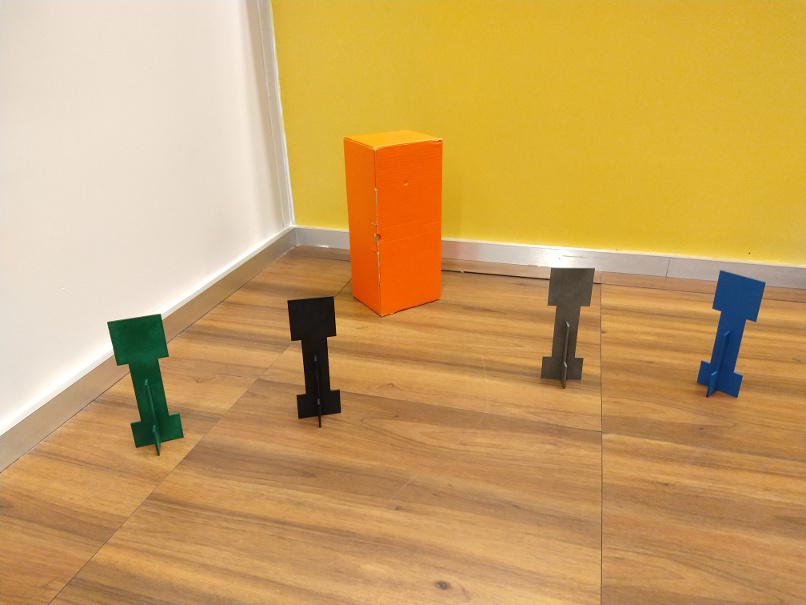
#> input picture aula01/cena_canto_sala.jpg, 806 x 605 px, found by its file name
$ jupyter execute --allow-errors Atividade1_Visao.ipynb   (shell and % lines are left out)
#> lines starting #> are read from the running program, lines starting #| are printed output that depends on the picture
# Entregável 1 - visão computacional

Alunos: Henrique Mualem Marti e Edgard Ortiz

[cell 1]
import cv2
from matplotlib import pyplot as plt
import numpy as np
import time as t
print("OpenCV Version : %s " % cv2.__version__)

# Equalização de histograma

[cell 2]
rintin = cv2.imread("RinTinTin.jpg")
#> (the rest of this cell did not finish here and is left out)

#> (a cell that did not finish here is left out)

#> (a cell that did not finish here is left out)

#> (a cell that did not finish here is left out)

#> (a cell that did not finish here is left out)

#> (a cell that did not finish here is left out)

## Atividade 1

Realize as seguintes atividades:

1. O histograma fornecido aproveita bem as faixas de cores? -Não!
2. Crie uma imagem derivada da imagem fornecida que use melhor a faixa dinâmica, ou seja, tenha o valor dos seus pixels distribuídos entre `0` e `255`.
3. Plote a imagem pedida

[cell 8]
saida = np.zeros((240, 320), dtype=np.uint8)

#> (the rest of this cell did not finish here and is left out)

[cell 9]
plt.hist(saida.flatten(),256,[0,256], color = 'r')
plt.xlim([0,256])
plt.show
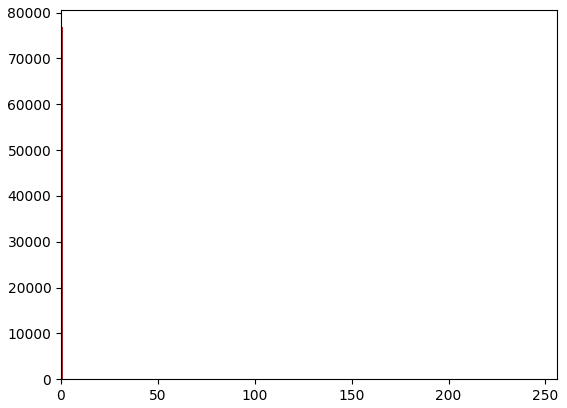
#> figure drawn by matplotlib, 1 panel; tallest bar 76800 high, from x = 0 to 1

[cell 10]
conta = 0
for i in range(saida.shape[0]):
    for j in range(saida.shape[1]):
        if saida[i][j] > 254:
            conta += 1
print(conta)

[cell 11]
saidain = np.zeros((240, 320), dtype=np.uint8)

for i in range(saida.shape[0]):
    for j in range(saida.shape[1]):
        saidain[i][j] = saida[i][j] - 35

plt.imshow(saidain, cmap="Greys_r", vmin=0, vmax=255)
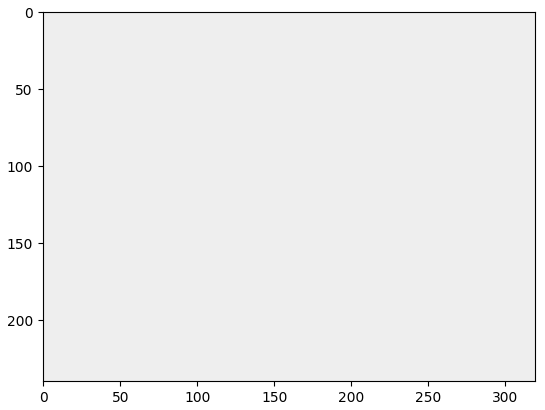
#> figure drawn by matplotlib, 1 panel

[cell 12]
plt.hist(saidain.flatten(),256,[0,256], color = 'r')
plt.xlim([0,256])
plt.show
#> figure, not shown here; tallest bar 76800 high, from x = 221 to 222

[cell 13]
saidain2 = np.zeros((240, 320), dtype=np.uint8)

for i in range(saidain.shape[0]):
    for j in range(saidain.shape[1]):
        saidain2[i][j] = saidain[i][j] * 1.159090

plt.imshow(saidain2, cmap="Greys_r", vmin=0, vmax=255)
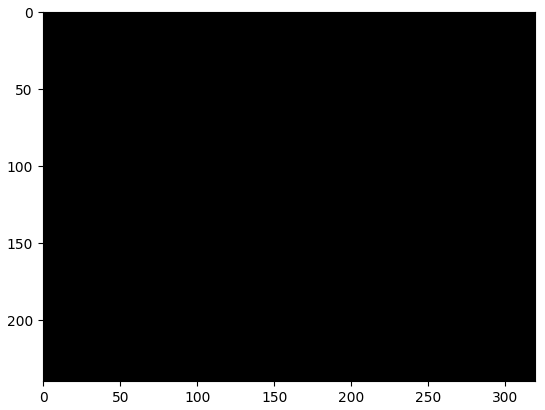
#> figure drawn by matplotlib, 1 panel

[cell 14]
plt.hist(saidain2.flatten(),256,[0,256], color = 'r')
plt.xlim([0,256])
plt.show

#### Atividade 2

Leia com a OpenCV a figura abaixo:

Separe os canais  R e B das imagens e analise seus histogramas.

1. A partir dos canais R e B e da análise do histograma é possível identificar a caixa vermelha e o creeper azul?

1. Crie uma imagem numpy em que somente os pixels da caixa vermelha estão brancos e faça seu plot aqui. Você vai precisar usar manipulação de canais RGB. Use o [ExemploFor.ipynb](ExemploFor.ipynb) .

[cell 15]
img = cv2.imread("cena_canto_sala.jpg")
#> img is the input picture: shape (605, 806, 3); mean B, G, R 98.1, 162.1, 202.5
img = cv2.cvtColor(img, cv2.COLOR_BGR2RGB)
plt.imshow(img)

[cell 16]
imgr = img[:,:,0]
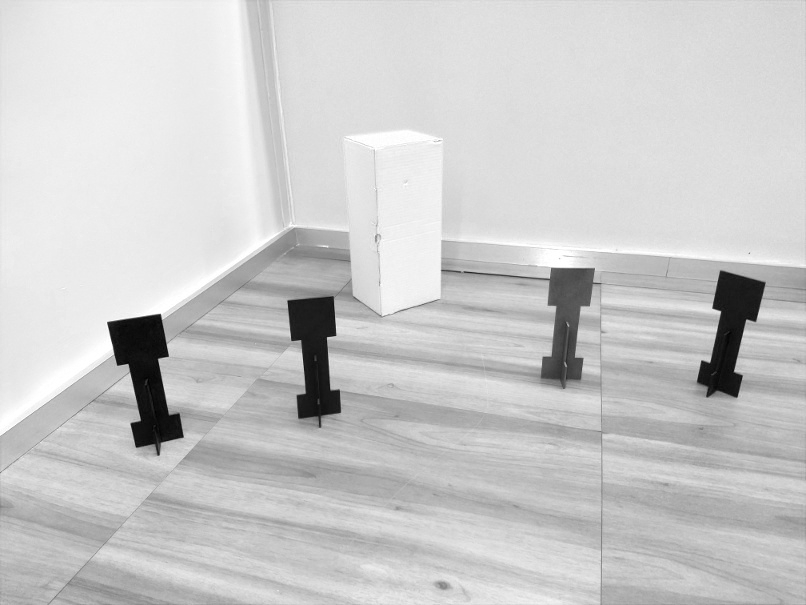
#> imgr: shape (605, 806); min 0, max 255, mean 202.5
plt.imshow(imgr)

[cell 17]
plt.hist(imgr.flatten(),256,[0,256], color = 'r')
plt.xlim([0,256])
plt.show
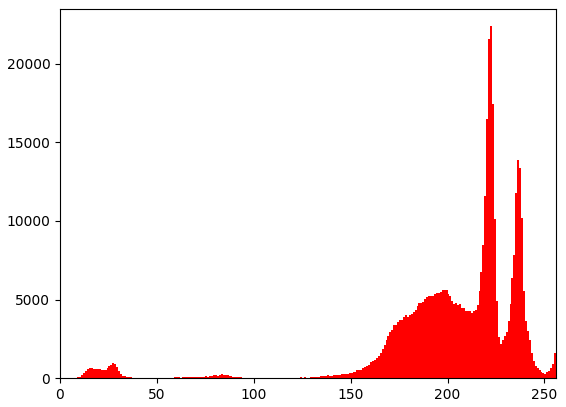
#> figure drawn by matplotlib, 1 panel; tallest bar 22383 high, from x = 222 to 223

[cell 18]
imgb = img[:,:,1]
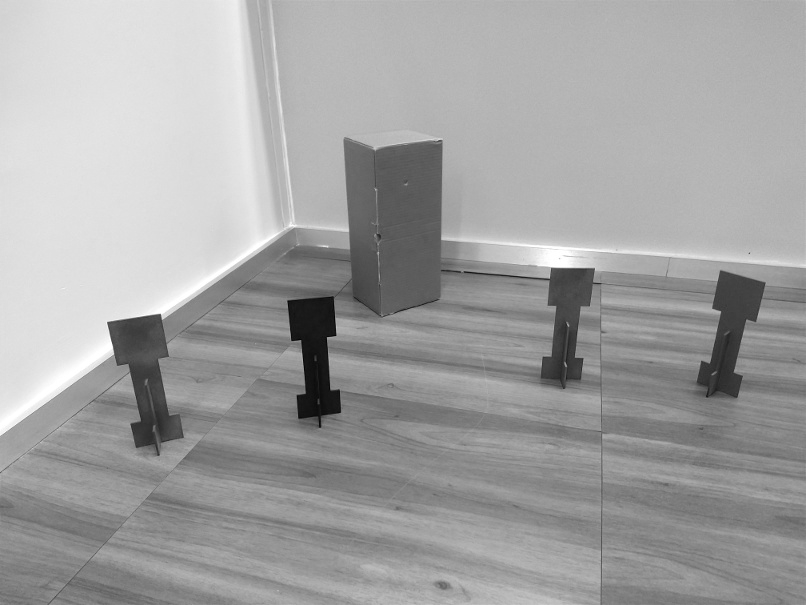
#> imgb: shape (605, 806); min 2, max 255, mean 162.1
plt.imshow(imgb)

[cell 19]
plt.hist(imgb.flatten(),256,[0,256], color = 'b')
plt.xlim([0,256])
plt.show
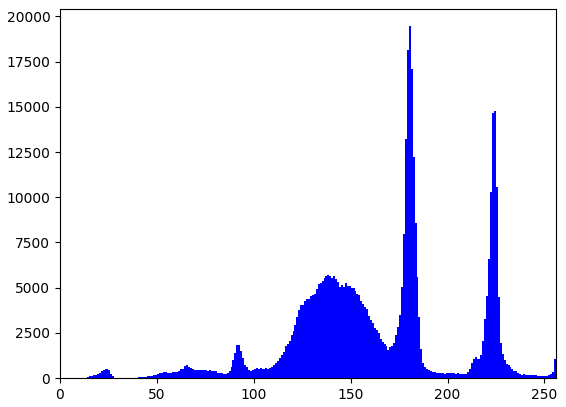
#> figure drawn by matplotlib, 1 panel; tallest bar 19454 high, from x = 180 to 181
